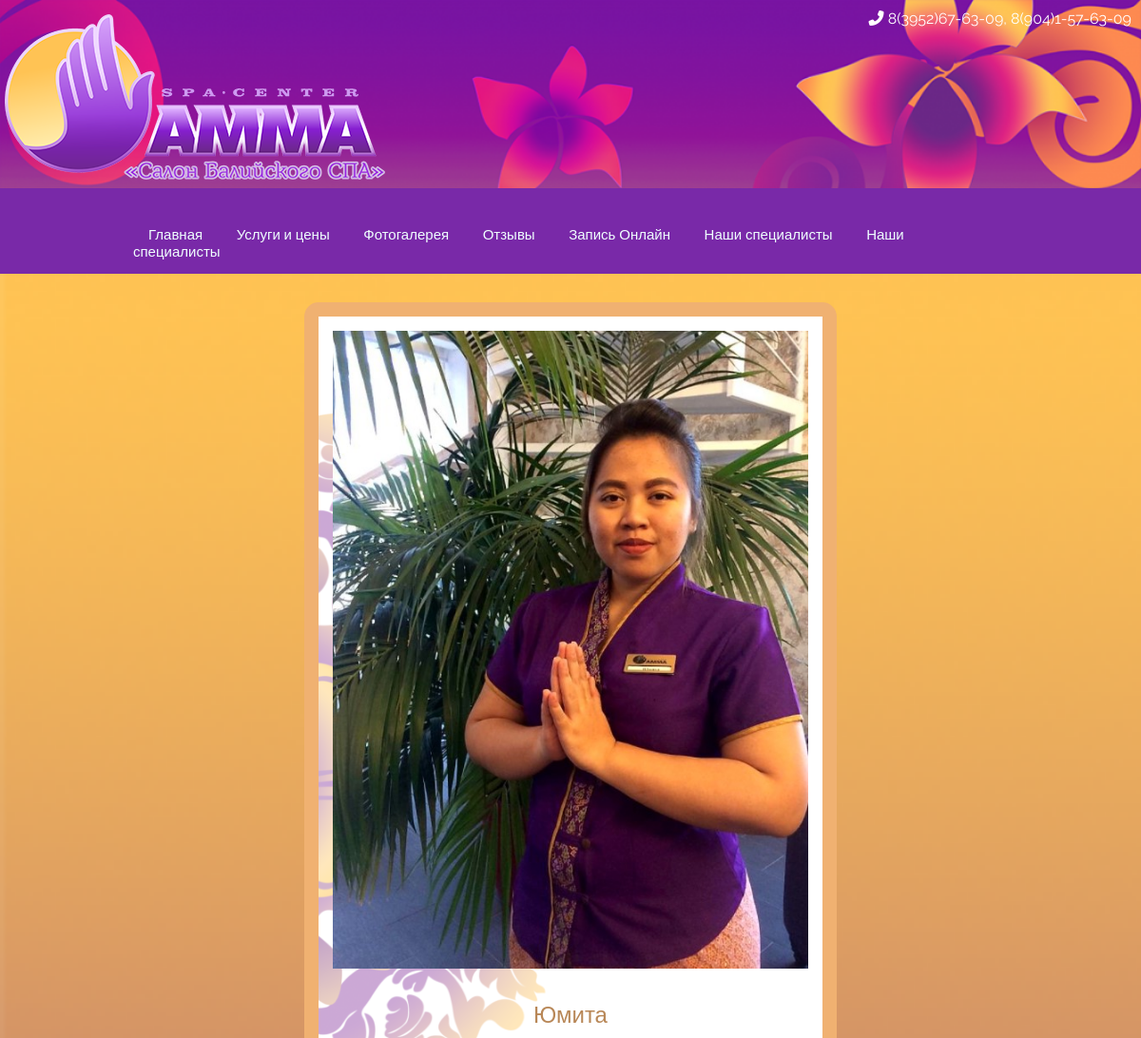
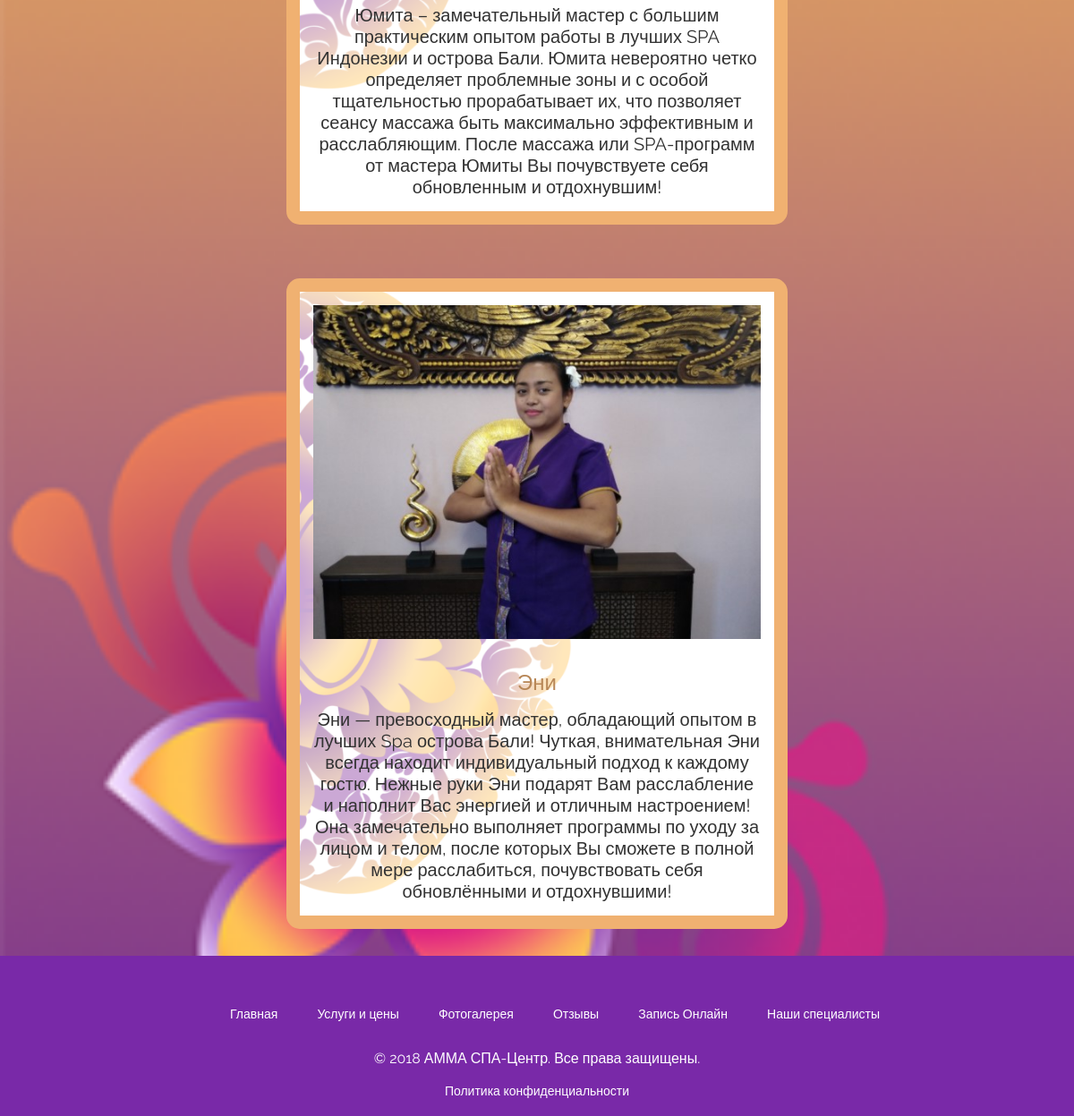
/workers_page/, run on the app's committed database (2 pictures, top to bottom).
### amma/models.py (models this page shows, shortened)
class Workers(models.Model):
    id_worker = models.AutoField(auto_created=True, primary_key=True)
    worker_name = models.CharField(max_length=40)
    worker_img = models.ImageField(upload_to='images/')
    worker_desc = models.TextField()

### amma/views.py (the view)
# urls.py: path('workers_page/', views.workers_page, name='workers_page'),
def workers_page(request):
    from .models import Workers
    context = {
        'workers_list': Workers.objects.all()
    }
    return render(request, 'amma/workers_page.html', context)

### templates/amma/workers_page.html (shortened to what this page needs)
{% load static %}
<!DOCTYPE html>
<html lang="en">
<head>
	<link rel="stylesheet" href="{% static 'css/style.css' %}">
</head>
<body>
	<header>
		<div class="bolo">
			<div class="nomber">
				<p><i class="fas fa-phone-alt"></i> 8(3952)67-63-09, 8(904)1-57-63-09 </p>
			</div>
			<div class="logo">
				<a href="{% url 'index_page' %}"><img class="graficlogo" src="{% static 'img/logo.png' %}" alt="Logo"></a>
			</div>
		</div>
		<nav>
			<div class="topnav" id="myTopnav">
				<a href="{% url 'index_page' %}">Главная</a>
				<a href="{% url 'prices_page' %}">Услуги и цены</a>
				<a href="{% url 'gallery_page' %}">Фотогалерея</a>
				<a href="{% url 'reviews' %}">Отзывы</a>
				<a href="{% url 'appli_online_page' %}">Запись Онлайн</a>
				<a href="{% url 'workers_page' %}">Наши специалисты</a>
                <a href="{% url 'actions_page' %}">Наши специалисты</a>
			</div>
		</nav>
	</header>
    <div class="zeman_wrapper">
        <div class="zeman_wrapper_workers_desc">
            {% for worker in workers_list %}
                <div class="zeman_worker">
                    <div class="zeman_worker_wrap" style="">
                        <div class="zeman_worker_img">
                            <img src="{{ MEDIA_URL }}{{ worker.worker_img.url }}" class="zeman_worker_img_class_border">
                        </div>
                        <div class="zeman_worker_name">
                            {{ worker.worker_name }}
                        </div>
                        <div class="zeman_worker_desc">
                            {{ worker.worker_desc }}
                        </div>
                    </div>
                </div>
            {% endfor %}
        </div>
    </div>
	<footer>
		<nav>
			<div class="bottomnav">
				<a href="index.html">Главная</a>
				<a href="services.html">Услуги и цены</a>
				<a href="gallery.html">Фотогалерея</a>
				<a href="testimonials.html">Отзывы</a>
				<a href="appointment.html">Запись Онлайн</a>
                <a href="{% url 'workers_page' %}">Наши специалисты</a>
			</div>
		</nav>
		<div class="container_footer">
			<p>© 2018 АММА СПА-Центр. Все права защищены.</p>
			<a href=""><p>Политика конфиденциальности</p></a>
		</div>
	</footer>
</body>
</html>

### static/css/style.css (style rules this page uses)
* { margin: 0; padding: 0; }
a { text-decoration: none; }
body { font-family: 'Raleway', sans-serif; background: rgba(255,255,255,0.5) url(../img/bkg4-1024x500.png)no-repeat fixed left top; background-size: cover; background-attachment: fixed; }
header { background-color: #7929A8; }
.bolo { background-image: url(../img/bkg_image.png); background-size: cover; }
.nomber { color: #fff; padding: 10px; float: right; height: 20px; }
.graficlogo { padding: 5px; max-width: 100%; box-sizing: border-box; margin-top: 10px; }
nav { margin: auto; width: 920px; height: 50px; }
.topnav { font-size: 14px; margin-top: 40px; }
.topnav a { color: azure; text-align: center; padding: 14px 16px; font-size: 15px; position: relative; }
.topnav a::before { content: ''; bottom: 0; left: 0; position: absolute; width: 0%; height: 2px; background-color: #000; transition: 0.3s; }
footer { width: 100%; height: auto; background-color: #7929A8; margin:0 auto; text-align: center; padding-top: 55px; padding-bottom: 10px; }
footer a { color: white; font-size: 14px; margin-left: 40px; transition: 0.5s; }
.container_footer { color: white; margin-bottom: 10px; }
.zeman_wrapper { width: 100%; min-height: 100vh; display: flex; justify-content: center; align-items: center; }
.zeman_wrapper_workers_desc { width: 100%; height: 100%; display: flex; justify-content: space-around; flex-wrap: wrap; }
.zeman_worker { max-width: 500px; min-height: 435px; background: url(../img/backgroundcertfone.png) ; background-repeat: repeat-y; background-position: center !important; background-size: cover !important; border-radius: 15px; text-align: center; margin: 30px; padding: 15px; border: 15px #F0B171 solid; }
.zeman_worker_img { width: 100%; padding-bottom: 30px; }
.zeman_worker_img_class_border { width: 100%; }
.zeman_worker_name { width: 100%; text-align: center; color: #B88757; font-size: 24px; padding-bottom: 15px; }
.zeman_worker_desc { width: 100%; height: auto; color: #323232; font-size: 20px; }

### data on the page
Workers: worker_img (picture), worker_name "Юмита", worker_desc "Юмита – замечательный мастер с большим практическим опытом работы в лучших SPA Индонезии и острова Бали. Юмита невероятно четко определяет проблемные зоны и с особой тщательностью прорабатывает их, что позволяет сеансу массажа быть максимально эффективным и расслабляющим. После массажа или SPA-программ от мастера Юмиты Вы почувствуете себя обновленным и отдохнувшим!"
Workers: worker_img (picture), worker_name "Эни", worker_desc "Эни — превосходный мастер, обладающий опытом в лучших Spa острова Бали! Чуткая, внимательная Эни всегда находит индивидуальный подход к каждому гостю. Нежные руки Эни подарят Вам расслабление и наполнит Вас энергией и отличным настроением! Она замечательно выполняет программы по уходу за лицом и телом, после которых Вы сможете в полной мере расслабиться, почувствовать себя обновлёнными и отдохнувшими!"
